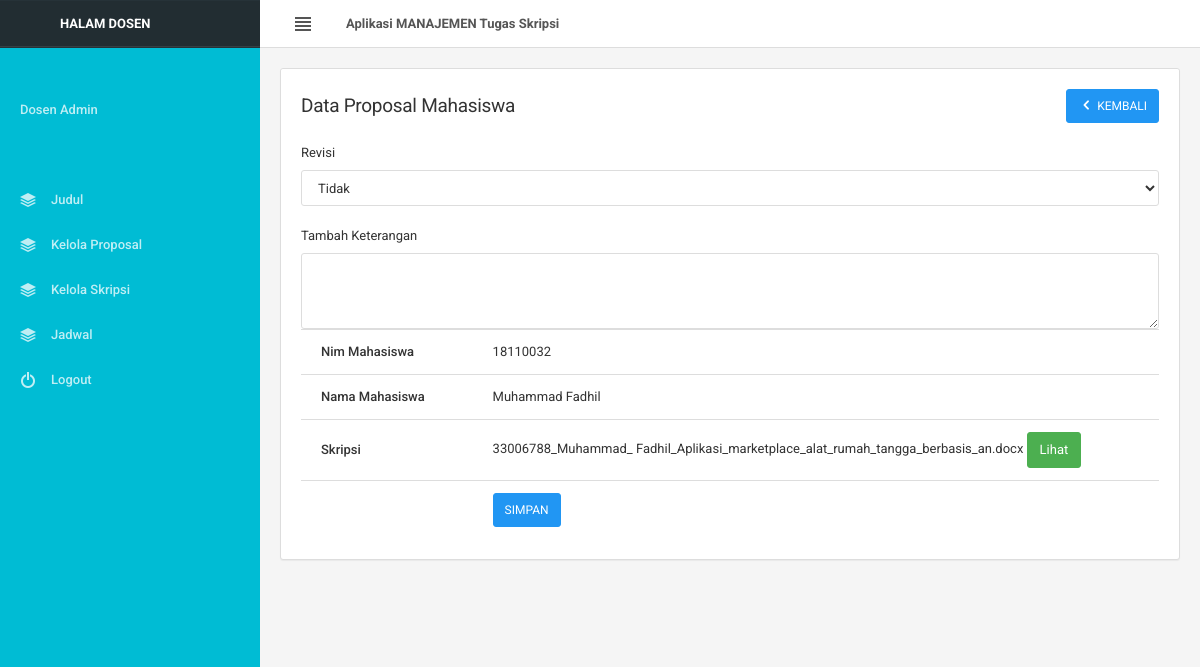
The page /admin/kelola_skripsi.php?id=2 (signed in) on the database its author committed.
### tables this page shows
CREATE TABLE `tbl_skripsi` (
  `id` int(100) NOT NULL,
  `nim` int(100) NOT NULL,
  `nama_mahasiswa` varchar(100) NOT NULL,
  `nama_file` varchar(100) NOT NULL,
  `revisi` varchar(100) NOT NULL,
  `keterangan` varchar(100) NOT NULL
);

### admin/kelola_skripsi.php (the view, shortened to what this page needs)
<?php include 'header.php'; ?>
<div class="content-wrapper">
	<div class="content">
		<div class="row">
			<div class="col-lg-12">
				<div class="panel panel-flat">
					<div class="panel-heading">
						<h4 class="panel-title">Data Proposal Mahasiswa</h4>
						<div class="heading-elements">
							<a href="data_proposal.php" class="btn btn-sm btn-primary"><i class="icon-arrow-left12"></i> KEMBALI</a>
						</div>
					</div>
					<div class="panel-body">
						<div class="table-responsive">
							<form action="kelola_skripsi_act.php" method="post" enctype="multipart/form-data" >
								<?php
								$id = $_GET['id'];
								$data = mysqli_query($connect,"SELECT * FROM tbl_skripsi WHERE id='$id'");
								while($d=mysqli_fetch_array($data)){
									?>
									<table class="table">
									<tr>
										<th width="20%">Nim Mahasiswa</th>
										<td>
											<h9><?php echo $d['nim']; ?></h9>
										</td>
									</tr>
									<tr>
										<th width="20%">Nama Mahasiswa</th>
										<td>
										<h9><?php echo $d['nama_mahasiswa']; ?></h9></td>
									</tr>
									<tr>
									<th width="20%">Skripsi</th>
									<td>
											<?php echo $d['nama_file']; ?>
											<?php echo"<a class='btn btn-success' href='../skripsi/$d[nama_file]'>"?>Lihat</i></a>
											</td>
									</tr>
									<div class="form-group">
									<label> Revisi </label>
									<select class="form-control" name="revisi" id="revisi" required aria-label="select example">
									<option value="TIDAK">Tidak</option>
			                  		</select>
									<tr>
									<label for="keterangan">Tambah Keterangan</label>
    								<textarea class="form-control" id="keterangan" rows="3"
									name="keterangan"></textarea>
									</tr>
									</div>
									<tr>
										<th></th>
										<td><input type="submit" value="SIMPAN"  name="kelola" class="btn btn-primary btn-sm"></td>
									</tr>
									</table>
									<?php } ?>
								</form>
							</div>
						</div>
					</div>
				</div>
			</div>
		</div>
	</div>
<?php include 'footer.php'; ?>

### rows shown on the page
tbl_skripsi: nim "18110032", nama_mahasiswa "Muhammad Fadhil", nama_file "33006788_Muhammad_ Fadhil_Aplikasi_marketplace_alat_rumah_tangga_berbasis_an.docx"
